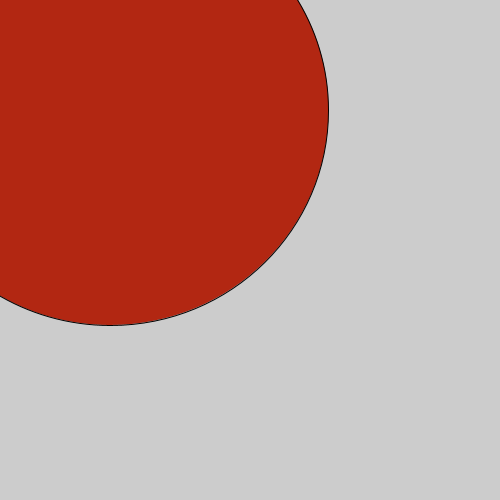
Frame 1 (no input)
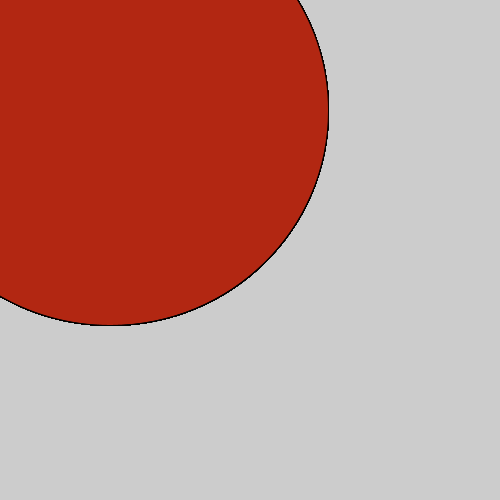
Frame 60 (the mouse pressed at the canvas centre just before this capture)
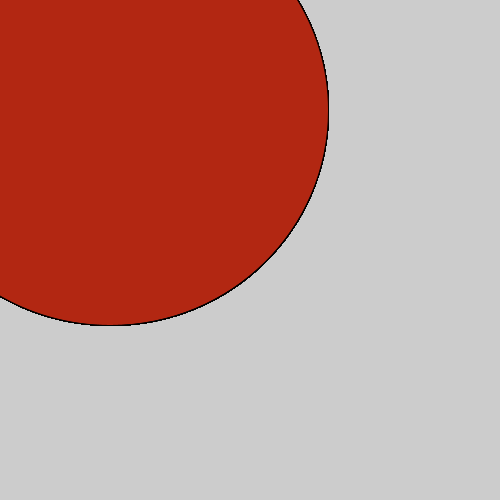
Frame 120 (the mouse held since frame 60 and released just before this capture)

The Processing sketch that drew these frames (run headless with seeded random() and noise(); from frame 60 on, the mouse is pressed at the canvas centre):

// Processing sketch: pizza
// ── pizza.pde

void setup() {
   size(500,500);
}

void draw() {
fill(178,39,18);
ellipse(110,110, 437, 430);
















}
